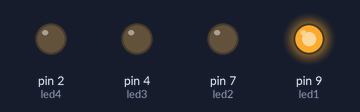
A sketch run on a simulated Arduino Uno, built with avr-gcc and run on an emulated ATmega328P. On the bench: output pins drawn as LEDs (lit = HIGH).

Above: at 0.05 s.
At 0.25 s:
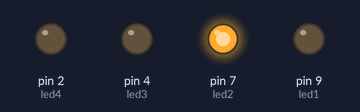
At 0.75 s:
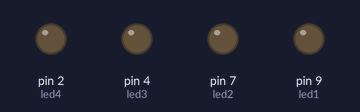
At 1.45 s:
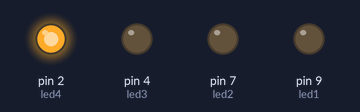
At 2.85 s:
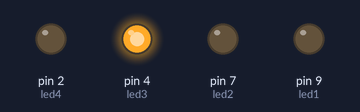
Timing chart, 0 to 3.1 s (numbered marks = the images above):
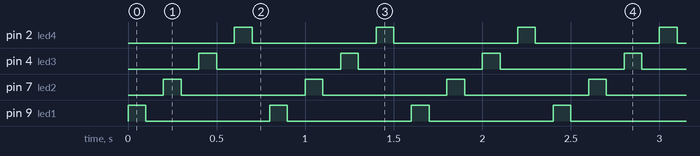

The sketch:

WaveLedPtrn.ino
```cpp
const int led1 = 9;
const int led2 = 7;
const int led3 = 4;
const int led4 = 2;

void setup(){
  // code here
  //Serial.begin(9600);

  pinMode(led1,OUTPUT);
  pinMode(led2,OUTPUT);
  pinMode(led3,OUTPUT);
  pinMode(led4,OUTPUT);
}

void loop(){
  //code here

  myLed(led1);
  myLed(led2);
  myLed(led3);
  myLed(led4);

}

void myLed(int pin){

  digitalWrite(pin,HIGH);
  delay(100);

  digitalWrite(pin,LOW);
  delay(100);

}
```

Measured:
- by itself, pin 2 (led4), pin 4 (led3), pin 7 (led2), pin 9 (led1): alternates HIGH for 0.10 s and LOW for 0.70 s
